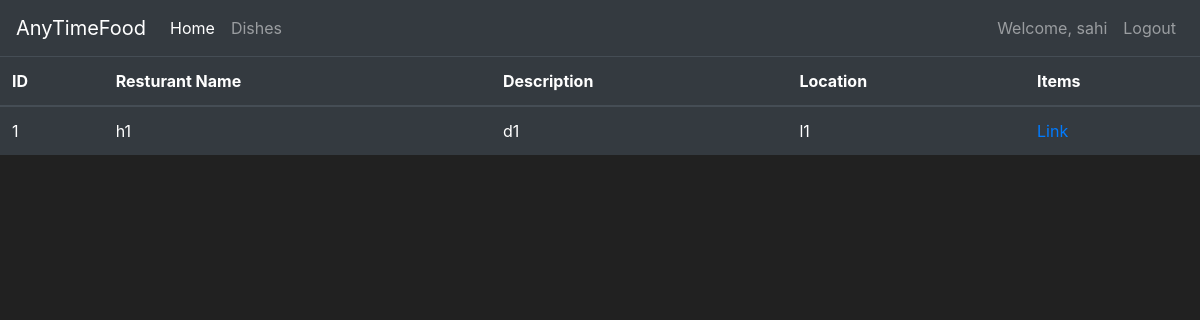
The app's page /market (signed in) with its own data.
### market/models.py (models this page shows, shortened)
class User(db.Model, UserMixin):
    __tablename__ = 'user'
    id = db.Column(db.Integer(), primary_key=True)
    username = db.Column(db.String(length=30), nullable=False, unique=True)
    email_address = db.Column(db.String(length=50), nullable=False, unique=True)
    password_hash = db.Column(db.String(length=60), nullable=False)
    budget = db.Column(db.Integer(), nullable=False, default=1000)
    orders = db.relationship('Order', backref='user', lazy=True)
    @property
    def password(self):
        return self.password

class Hotel(db.Model):
    __tablename__ = 'hotel'
    id = db.Column(db.Integer(), primary_key=True)
    name = db.Column(db.String(length=30), nullable=False, unique=True)
    description = db.Column(db.String(length=1024), nullable=False, unique=True)
    orders = db.relationship('Order', backref='hotel', lazy=True)
    location= db.Column(db.String(length=1024), nullable=False, unique=True)

### market/routes.py (the view)
@app.route('/market')
@login_required
def market_page():
    print('dfdfsd')
    items = Hotel.query.all()
    print(items)
    return render_template('market.html', items=items)

### market/models.py (called while the page is built)
@login_manager.user_loader
def load_user(user_id):
    return User.query.get(int(user_id))

### market/templates/market.html (shortened to what this page needs)
{% extends 'base.html' %}
{% block content %}
      <table class="table table-hover table-dark">
        <thead>
            <tr>
                <th scope="col">ID</th>
                <th scope="col">Resturant Name</th>
                <th scope="col">Description</th>
                <th scope="col">Location</th>
                <th scope="col">Items</th>
            </tr>
        </thead>
        <tbody>
            {% for item in items %}
                <tr href="{{ url_for('menu', id=item.id)}}" >
                    <td>{{ item.id }}</td>
                    <td>{{ item.name }}</td>
                    <td>{{ item.description }}</td>
                    <td>{{ item.location }}</td>
                    <td><a href="{{ url_for('menu', id=item.id)}}"> Link</a></td>
                </tr>
            {% endfor %}
        </tbody>
    </table>
{% endblock %}

### market/templates/base.html (shortened to what this page needs)
<!doctype html>
<html lang="en">
   <head>
      <link rel="stylesheet" href="https://cdn.jsdelivr.net/npm/bootstrap@4.5.3/dist/css/bootstrap.min.css">
   </head>
   <body>
    <nav class="navbar navbar-expand-md navbar-dark bg-dark">
      <a class="navbar-brand" href="#">AnyTimeFood
      </a>
      <div class="collapse navbar-collapse" id="navbarNav">
        <ul class="navbar-nav mr-auto">
            <li class="nav-item active">
                <a class="nav-link" href="{{ url_for('home_page') }}">Home <span class="sr-only">(current)</span></a>
            </li>
            <li class="nav-item">
                <a class="nav-link" href="{{ url_for('market_page') }}">Dishes</a>
            </li>
        </ul>
          {% if current_user.is_authenticated %}
            <ul class="navbar-nav">
                <li class="nav-item">
                    <a class="nav-link">Welcome, {{ current_user.username }}</a>
                </li>
                <li class="nav-item">
                    <a class="nav-link" href="{{ url_for('logout_page') }}">Logout</a>
                </li>
            </ul>
          {% endif %}
      </div>
    </nav>
      {% block content %}
      {% endblock %}
   </body>
</html>

### market/templates/base.html (style rules this page uses)
body { background-color: #212121; color: white }

### records on screen
User: username "sahi"
Hotel: id "1", name "h1", description "d1", location "l1"
